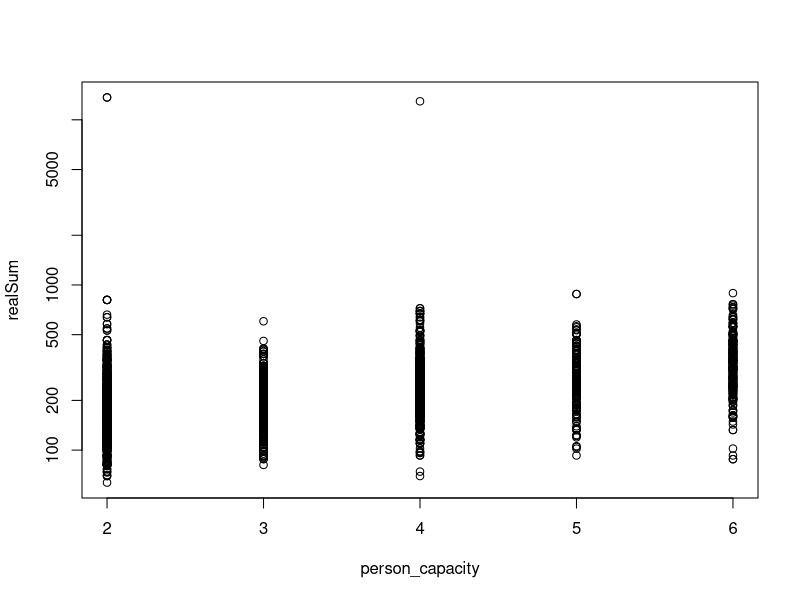
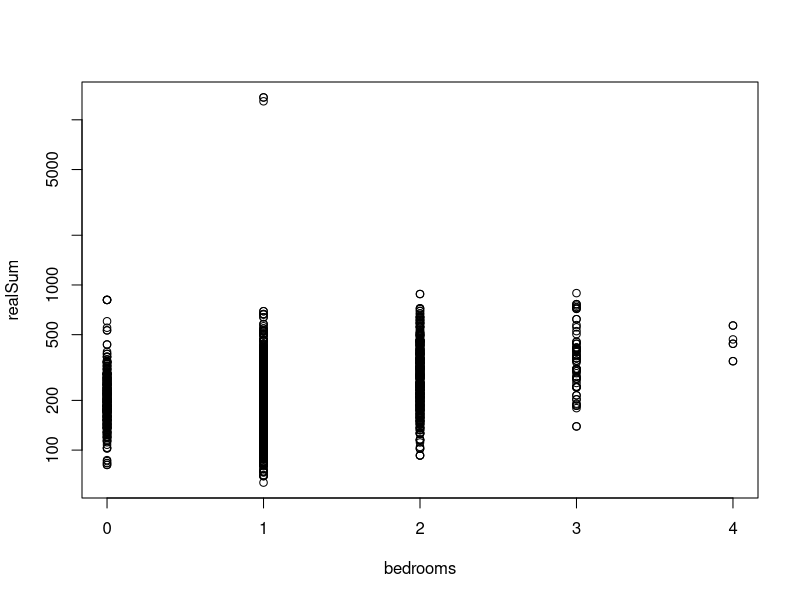
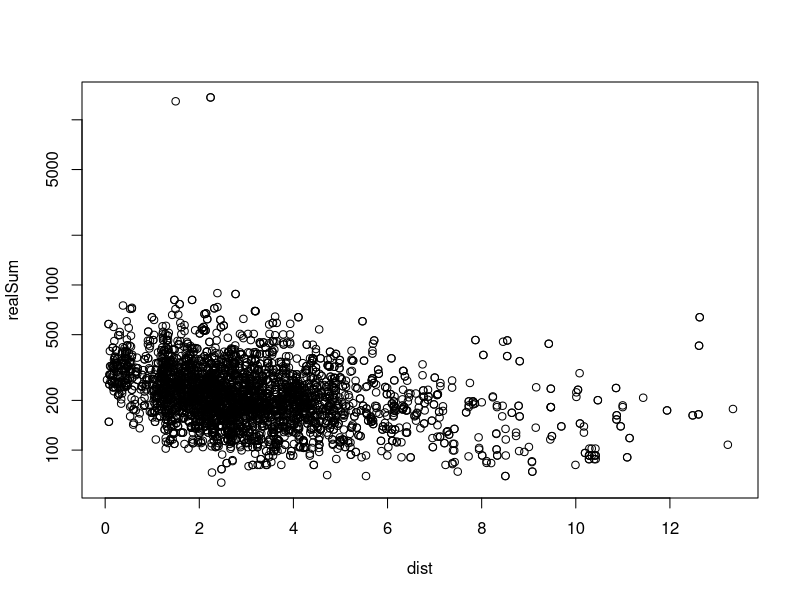
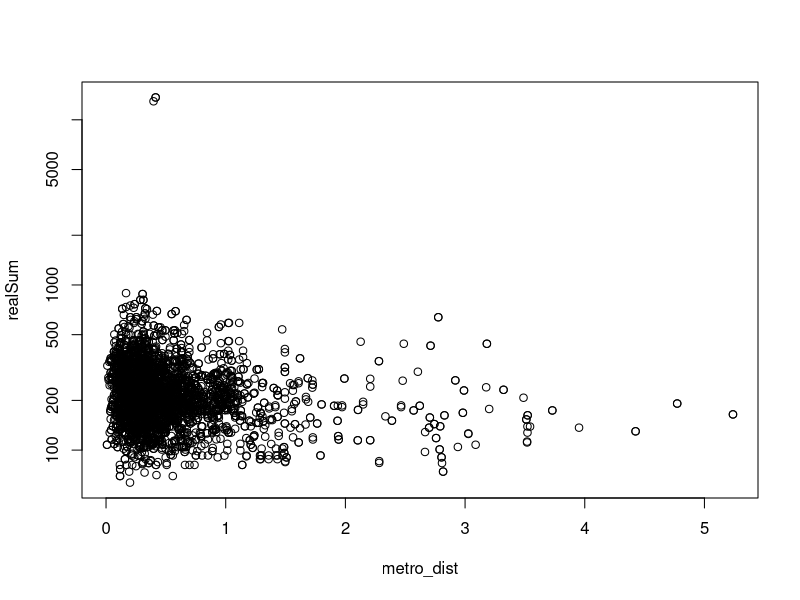
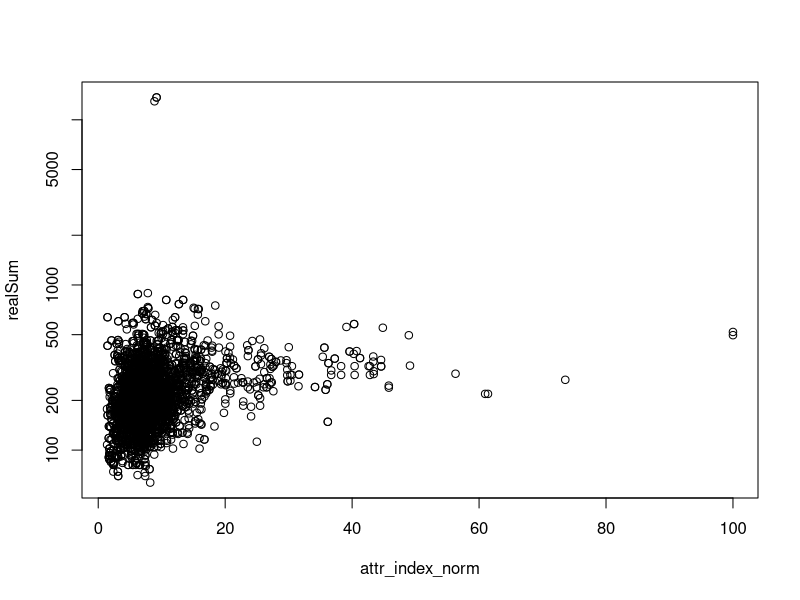
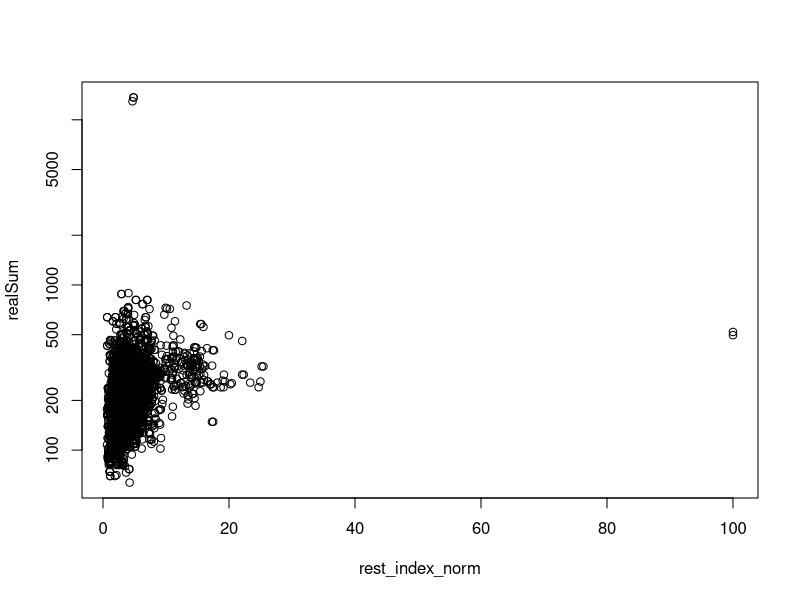

Write the R code that produced these figures, in order.
## ---- chunk 1
knitr::opts_chunk$set(echo = TRUE)
## ---- chunk 2
data <- read.csv("airbnb.csv", sep=",", header = TRUE)
## ---- chunk 3
head(data)
str(data)
## ---- chunk 4
sum(is.na(data))
## ---- chunk 5
data$room_type <- factor(data$room_type)
## ---- chunk 6
data <- subset(data, select = -c(1))
## ---- chunk 7
data <- subset(data, select = -c(room_shared, room_private, attr_index, rest_index))
## ---- chunk 8
summary(data)
## ---- chunk 9
str(data)
## ---- chunk 10
numeric_columns <- sapply(data, is.numeric)
numeric_data <- data[, numeric_columns]
cor(data[, 1], numeric_data)
## ---- chunk 11
plot(realSum ~ person_capacity, data = data, log = "y")
## ---- chunk 12
plot(realSum ~ bedrooms, data = data, log = "y")
## ---- chunk 13
plot(realSum ~ dist, data = data, log = "y")
## ---- chunk 14
plot(realSum ~ metro_dist, data = data, log = "y")
## ---- chunk 15
plot(realSum ~ attr_index_norm, data = data, log = "y")
## ---- chunk 16
plot(realSum ~ rest_index_norm, data = data, log = "y")
## ---- chunk 17

## ---- chunk 18
fitAll <- lm(realSum ~ ., data = data)
summary(fitAll)
## ---- chunk 19
fitStepwise = step(fitAll, direction = "backward")
summary(fitStepwise)
## ---- chunk 20
AIC(fitAll)
AIC(fitStepwise)
## ---- chunk 21
total_rows <- nrow(data)
eighty_percent <- floor(0.8 * total_rows)
set.seed(123)

for_training <- sample(1:total_rows, eighty_percent, replace = FALSE)

train_data <- data[for_training,]
test_data <- data[-for_training,]
## ---- chunk 22
model_full <- lm(realSum ~ ., data = train_data)
summary(model_full)
## ---- chunk 23
model_step <- step(model_full, direction = "backward")
summary(model_step)
## ---- chunk 24
pred_test_model_full = predict(model_full, newdata = test_data)
pred_test_model_step = predict(model_step, newdata = test_data)

pred_train_model_full <- predict(model_full, newdata = train_data)
pred_train_model_step <- predict(model_step, newdata = train_data)
## ---- chunk 25
mse_train_model_full <- mean((train_data$realSum - pred_train_model_full)^2)
mse_train_model_step <- mean((train_data$realSum - pred_train_model_step)^2)

mse_test_model_full <- mean((test_data$realSum - pred_test_model_full)^2)
mse_test_model_step <- mean((test_data$realSum - pred_test_model_step)^2)
## ---- chunk 26
mse_train_model_full
mse_train_model_step
## ---- chunk 27
mse_test_model_full
mse_test_model_step
